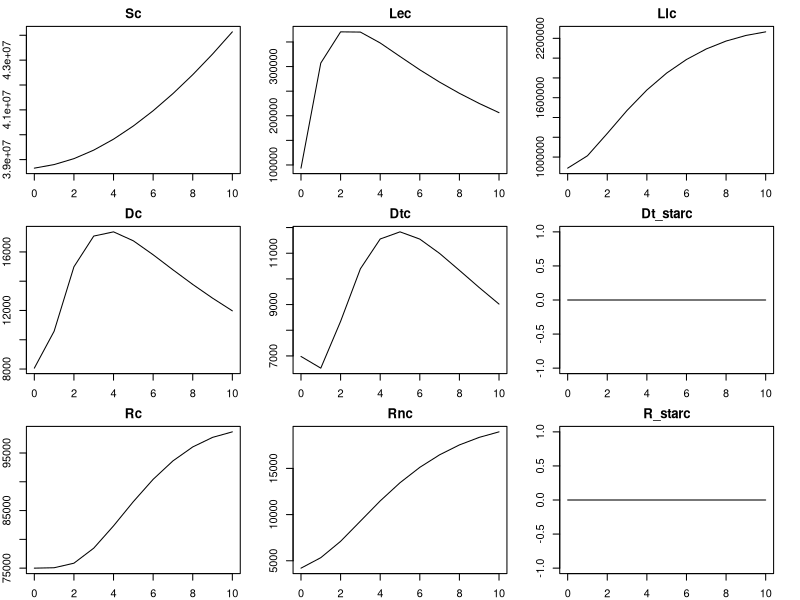
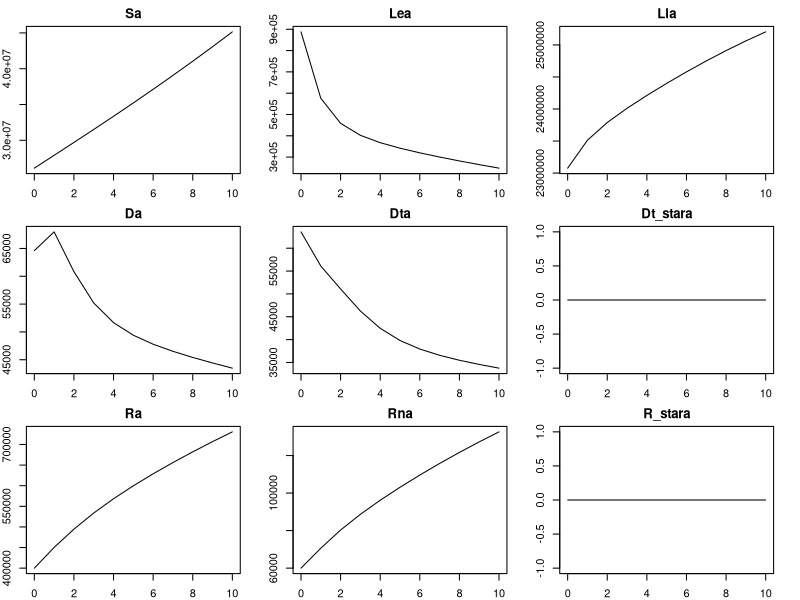
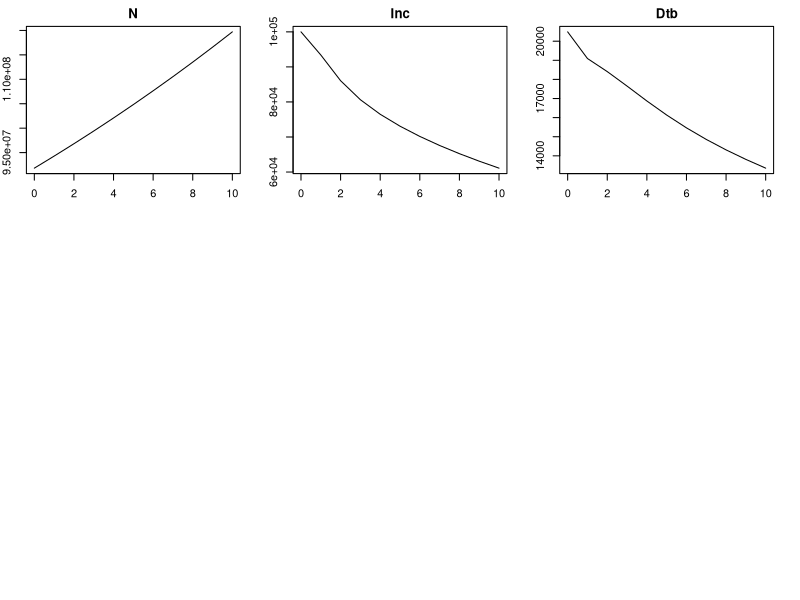

These figures' R source, in order:
# library(hmer)
# library(deSolve)
# library(ggplot2)
# library(reshape2)
# library(purrr)
# library(tidyverse)
# library(lhs)
# set.seed(123)

# Define the helper function `ode_results`, to obtain the solution of the ODEs.
ode_results <- function(parms, end_time = 10) {  #11 years from 2011 to 2021
  forcer3 = matrix(c(0, parms['betac1'], 10, parms['betac2']), 
                   ncol = 2, byrow = TRUE)
  force_func3 = approxfun(x = forcer3[,1], y = forcer3[,2], method = "linear", rule = 2)
  forcer4 = matrix(c(0, parms['betaa1'], 10, parms['betaa2']), 
                   ncol = 2, byrow = TRUE)
  force_func4 = approxfun(x = forcer4[,1], y = forcer4[,2], method = "linear", rule = 2)
  des = function(time, state, parms) {
    with(as.list(c(state, parms)), {
      #children
      dSc       <-  pi*N - (force_func3(time)*Sc*(Dc+Da))/N - mu*Sc - Sc*0.059
      dLec      <-  force_func3(time)*(Sc+alpha*(Llc+Rnc+R_starc+Rc))*(Dc+Da)/N - (omega+(0.7*0.47+0.3)*p+mu)*Lec - Lec*0.059
      dLlc      <-  omega*Lec - ((alpha*force_func3(time)*(Dc+Da))/N+(0.7*0.47+0.3)*v+mu)*Llc - Llc*0.059
      dDc       <-  (0.7*0.47+0.3)*p*Lec + (0.7*0.47+0.3)*v*Llc + f*Dt_starc + f*Dtc + rho_n*Rnc + rho*Rc + rho_star*R_starc - (sigma*q+tau_n+mu_n)*Dc - Dc*0.059
      dDt_starc <-  sigma*g*q*Dc - (f_star+tau_star+mut_star)*Dt_starc - Dt_starc*0.059
      dDtc      <-  sigma*(1-g)*q*Dc - (f+tau+mut)*Dtc - Dtc*0.059
      dRnc      <-  tau_n*Dc - alpha*force_func3(time)*Rnc*(Dc+Da)/N - (rho_n+mu)*Rnc - Rnc*0.059
      dR_starc  <-  tau_star*Dt_starc - alpha*force_func3(time)*R_starc*(Dc+Da)/N - (rho_star+mu)*R_starc - R_starc*0.059
      dRc       <-  tau*Dtc - alpha*force_func3(time)*Rc*(Dc+Da)/N - (rho+mu)*Rc - Rc*0.059
      
      #adults
      dSa       <-  Sc*0.059 - (force_func4(time)*Sa*(Dc+Da))/N - mu*Sa
      dLea      <-  Lec*0.05 + force_func4(time)*(Sa+alpha*(Lla+Rna+R_stara+Ra))*(Dc+Da)/N - (omega+p+mu)*Lea
      dLla      <-  Llc*0.059 + omega*Lea - ((alpha*force_func4(time)*(Dc+Da))/N+v+mu)*Lla
      dDa       <-  Dc*0.059 + p*Lea + v*Lla + f*Dt_stara + f*Dta + rho_n*Rna + rho*Ra + rho_star*R_stara - (sigma*q+tau_n+mu_n)*Da
      dDt_stara <-  Dt_starc*0.059 + sigma*g*q*Da - (f_star+tau_star+mut_star)*Dt_stara
      dDta      <-  Dtc*0.059 + sigma*(1-g)*q*Da - (f+tau+mut)*Dta
      dRna      <-  Rnc*0.059 + tau_n*Da - alpha*force_func4(time)*Rna*(Dc+Da)/N - (rho_n+mu)*Rna
      dR_stara  <-  R_starc*0.059 + tau_star*Dt_stara - alpha*force_func4(time)*R_stara*(Dc+Da)/N - (rho_star+mu)*R_stara
      dRa       <-  Rc*0.059 + tau*Dta - alpha*force_func4(time)*Ra*(Dc+Da)/N - (rho+mu)*Ra
      
      
      
      dN        <- dSc+dLec+dLlc+dDc+dDtc+dDt_starc+dRc+dRnc+dR_starc+dSa+dLea+dLla+dDa+dDta+dDt_stara+dRa+dRna+dR_stara
      dInc      <- (0.7*0.47+0.3)*p*Lec + (0.7*0.47+0.3)*v*Llc + rho_n*Rnc + rho*Rc + p*Lea + v*Lla + rho_n*Rna + rho*Ra-Inc
      dDtb      <- mu_n*Da + mut_star*Dt_stara + mut*Dta + mu_n*Dc + mut_star*Dt_starc + mut*Dtc - Dtb   # + (Dc+Dtc+Da+Dta)*mu
      
      return(list(c(dSc,dLec,dLlc,dDc,dDtc,dDt_starc,dRc,dRnc,dR_starc,dSa,dLea,dLla,dDa,dDta,dDt_stara,dRa,dRna,dR_stara,dN,dInc,dDtb)))
      
    })
  }
  #yini = c(Sc=38911307, Lec=300700, Llc=2269300, Dc=6761, Dtc=8710, Dt_starc=0, Rc=29420, Rnc=1522, R_starc=0,
  #Sa=26755282, Lea=426053, Lla=22470700, Da=52596, Dta=75169, Dt_stara=0, Ra=1713042, R_stara=0, Rna=651920, N=91818000, Dead=42000, Inc=159000) #*16   Dead=23300, Inc=133000  Dead=42000, Inc=159139
  
  # yini = c(Sc=38655496, Lec=82510, Llc=2147490, Dc=4768, Dtc=33936, Dt_starc=0, Rc=30671, Rnc=129, R_starc=0,  
  #          Sa=26110378, Lea=867000, Lla=23400000, Da=33378, Dta=237549, Dt_stara=0, Ra=901, Rna=213794, R_stara=0, N=91818000, Inc=85000, Dtb = 30000) #, Inc=159000, Dtb = 30000
  
  yini = c(Sc=38655496, Lec=93531, Llc=887913, Dc=8061, Dtc=6979, Dt_starc=0, Rc=75000, Rnc=4200, R_starc=0,  
           Sa=26110378, Lea=887913, Lla=23076526, Da=64613, Dta=63583, Dt_stara=0, Ra=400000, Rna=60000, R_stara=0, N=91818000, Inc=100000, Dtb = 20490) #, Inc=159000, Dtb = 30000
  
  
  times = seq(0, end_time, by = 1)
  out = deSolve::ode(yini, times, des, parms)
  return(out)
}

# Define the helper function `get_results` that acts as `ode_results`, but has the additional feature
# of allowing us to decide which outputs and times should be returned
get_results <- function(params, times, outputs) {
  t_max <- max(times)
  all_res <- ode_results(params, t_max)
  actual_res <- all_res[all_res[,'time'] %in% times, c('time', outputs)]
  shaped <- reshape2::melt(actual_res[,outputs])
  return(setNames(shaped$value, paste0(shaped$Var2, actual_res[,'time'], sep = "")))
}

# Define the helper function `plot_runs` which takes a data frame containing parameter sets and plots the trajectories for
# S, E, I, R for them.
plot_runs <- function(points){
  sol <- list()
  for (i in 1:nrow(points)) sol[[i]]<-ode_results(points[i,])
  par(mar = c(3, 3, 3, 3))
  do.call(plot, sol)
}

# parameters values:
parameters_values <- c(
  pi = 0.0336,#29405.03,
  mu = 0.007,
  betac1 = 13.5, betac2 = 9,
  betaa1 = 13.5, betaa2 = 9,
  omega = 0.8720559,
  p = 0.08259749,
  v = 0.0005940438,
  tau_n = 0.179,#0.144, 
  tau = 0.9231366,
  mu_n = 0.202,#0.094,
  mut = 0.04,#0.04,   #0.019 literature #0.04 facilities data
  sigma = 0.7656967,
  g = 0,#1,              #intervention switch
  q = 0.9489609,
  f = 0.012,
  alpha = 0.2199592,
  rho_n = 0.01995215,
  rho = 0.01100774,
  #MERM
  tau_star = 0.965,
  mut_star = 0.019,
  f_star = 0.018,
  rho_star = 0.01
  #99DOTS
  # tau_star = 0.963,
  # mut_star = 0.034,
  # f_star = 0.003,
  # rho_star = 0.01
)

solution <- ode_results(parameters_values)
par(mar = c(2, 2, 2, 2))
plot(solution)
